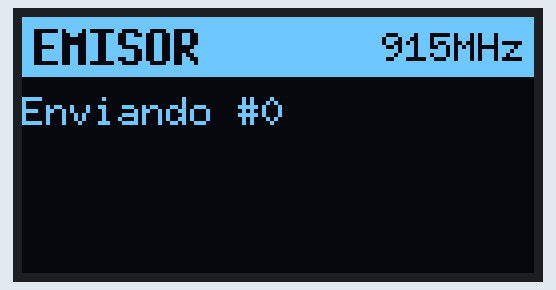
This sketch was run on a simulated ESP32. Parts: 128×64 one-colour display. No radio packets arrive unless stated; what the sketch prints to the serial monitor is not drawn.

Above: at 0.7 s.
At 5.9 s:
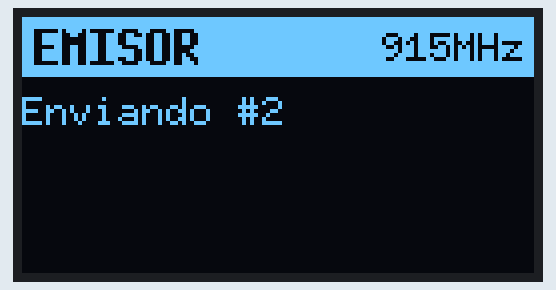
At 11.1 s:
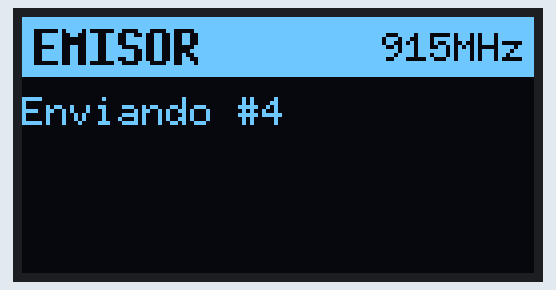
At 19.0 s:
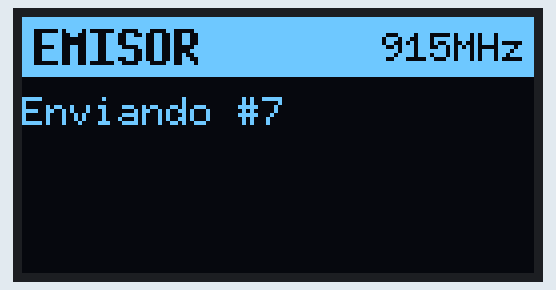
At 26.8 s:
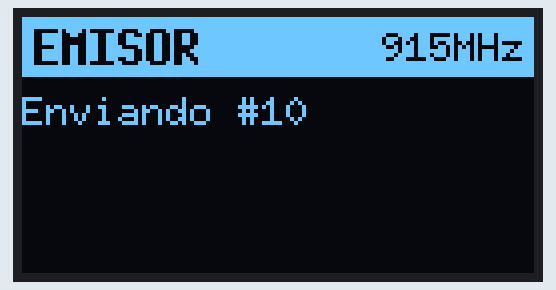
At 37.2 s:
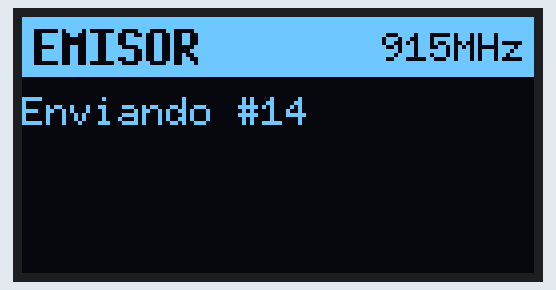

The sketch:

LoRa_Prueba.ino
```cpp
// Prueba de enlace LoRa con OLED y ECO - ESP32 + SX1276 (clon Heltec WiFi LoRa 32 V2 / TTGO LoRa32 V1)
// Librerias requeridas (Administrador de bibliotecas):
//   - "LoRa" de Sandeep Mistry
//   - "U8g2" de oliver
//
// Cargar con MODO_EMISOR = true en una placa y false en la otra.
// La pantalla OLED indica el rol (EMISOR / RECEPTOR) en el encabezado.
//
// ECO: el receptor responde cada paquete con "ECO:<mensaje>".
//      El emisor espera ese eco y muestra si llego (y cuanto tardo).

#include <SPI.h>
#include <LoRa.h>
#include <U8g2lib.h>

#define MODO_EMISOR true     // true = emisor, false = receptor
#define FRECUENCIA  915E6    // 863~928 MHz -> 915 MHz (México/América)
#define TIMEOUT_ECO 1500     // ms que espera el emisor por el eco

// Pines SX1276
#define LORA_SCK   5
#define LORA_MISO  19
#define LORA_MOSI  27
#define LORA_SS    18
#define LORA_RST   14
#define LORA_DIO0  26

// Pines OLED SSD1306 (I2C)
#define OLED_SDA   4
#define OLED_SCL   15
#define OLED_RST   16

U8G2_SSD1306_128X64_NONAME_F_HW_I2C oled(U8G2_R0, OLED_RST, OLED_SCL, OLED_SDA);

#if MODO_EMISOR
const char* ROL = "EMISOR";
#else
const char* ROL = "RECEPTOR";
#endif

int contador = 0;       // paquetes enviados (emisor) o recibidos (receptor)
int ecosOk = 0;         // solo emisor: ecos recibidos correctamente

// Dibuja la pantalla: encabezado con el rol + hasta 4 lineas de texto
void pantalla(const char* l1, const char* l2 = "", const char* l3 = "", const char* l4 = "") {
  oled.clearBuffer();

  // Encabezado invertido con el rol y la frecuencia
  oled.setDrawColor(1);
  oled.drawBox(0, 0, 128, 15);
  oled.setDrawColor(0);
  oled.setFont(u8g2_font_7x13B_tr);
  oled.drawStr(3, 12, ROL);
  oled.setFont(u8g2_font_6x10_tf);
  oled.drawStr(128 - 6 * 6 - 2, 11, "915MHz");

  // Cuerpo
  oled.setDrawColor(1);
  oled.drawStr(0, 27, l1);
  oled.drawStr(0, 38, l2);
  oled.drawStr(0, 49, l3);
  oled.drawStr(0, 60, l4);

  oled.sendBuffer();
}

void setup() {
  Serial.begin(115200);
  delay(500);
  Serial.println(MODO_EMISOR ? "== EMISOR LoRa ==" : "== RECEPTOR LoRa ==");

  oled.begin();
  pantalla("Iniciando LoRa...");

  SPI.begin(LORA_SCK, LORA_MISO, LORA_MOSI, LORA_SS);
  LoRa.setPins(LORA_SS, LORA_RST, LORA_DIO0);

  if (!LoRa.begin(FRECUENCIA)) {
    Serial.println("ERROR: no se pudo iniciar LoRa. Revisa pines/antena.");
    pantalla("ERROR LoRa", "Revisa pines", "y antena");
    while (true) delay(1000);
  }

  // Parametros que deben ser IGUALES en ambas placas
  LoRa.setSpreadingFactor(7);
  LoRa.setSignalBandwidth(125E3);
  LoRa.setSyncWord(0x12);

  Serial.println("LoRa OK");
#if MODO_EMISOR
  pantalla("LoRa OK", "Listo para enviar");
#else
  pantalla("LoRa OK", "Esperando paquetes...");
#endif
}

void loop() {
  char b1[32], b2[32], b3[32], b4[32];

#if MODO_EMISOR
  // ---- Enviar ----
  String texto = "Hola CanSat #" + String(contador);
  Serial.print("Enviando: ");
  Serial.println(texto);

  snprintf(b1, sizeof(b1), "Enviando #%d", contador);
  pantalla(b1);

  LoRa.beginPacket();
  LoRa.print(texto);
  LoRa.endPacket();
  unsigned long t0 = millis();

  // ---- Esperar eco ----
  bool eco = false;
  int rssi = 0;
  float snr = 0;
  unsigned long rtt = 0;
  String esperado = "ECO:" + texto;

  while (millis() - t0 < TIMEOUT_ECO) {
    if (LoRa.parsePacket()) {
      String r = "";
      while (LoRa.available()) r += (char)LoRa.read();
      if (r == esperado) {
        rtt = millis() - t0;
        rssi = LoRa.packetRssi();
        snr = LoRa.packetSnr();
        eco = true;
        break;
      }
    }
  }

  contador++;
  snprintf(b1, sizeof(b1), "Paquete #%d", contador - 1);
  if (eco) {
    ecosOk++;
    snprintf(b2, sizeof(b2), "ECO OK  RTT:%lums", rtt);
    snprintf(b3, sizeof(b3), "RSSI:%d SNR:%.1f", rssi, snr);
    Serial.print("Eco OK  RTT: ");
    Serial.print(rtt);
    Serial.print(" ms  RSSI: ");
    Serial.print(rssi);
    Serial.print(" dBm  SNR: ");
    Serial.println(snr);
  } else {
    snprintf(b2, sizeof(b2), "SIN ECO!");
    snprintf(b3, sizeof(b3), "Timeout %d ms", TIMEOUT_ECO);
    Serial.println("SIN ECO (timeout)");
  }
  snprintf(b4, sizeof(b4), "Ecos: %d/%d", ecosOk, contador);
  pantalla(b1, b2, b3, b4);

  delay(1000);
#else
  int tam = LoRa.parsePacket();
  if (tam) {
    String msg = "";
    while (LoRa.available()) msg += (char)LoRa.read();
    int rssi = LoRa.packetRssi();
    float snr = LoRa.packetSnr();
    contador++;

    Serial.print("Recibido: '");
    Serial.print(msg);
    Serial.print("'  RSSI: ");
    Serial.print(rssi);
    Serial.print(" dBm  SNR: ");
    Serial.println(snr);

    // Responder con el eco (pequena pausa para que el emisor pase a escuchar)
    delay(100);
    LoRa.beginPacket();
    LoRa.print("ECO:");
    LoRa.print(msg);
    LoRa.endPacket();
    Serial.println("Eco enviado");

    snprintf(b1, sizeof(b1), "%.20s", msg.c_str());
    snprintf(b2, sizeof(b2), "RSSI: %d dBm", rssi);
    snprintf(b3, sizeof(b3), "SNR : %.1f dB", snr);
    snprintf(b4, sizeof(b4), "Recibidos:%d eco>OK", contador);
    pantalla(b1, b2, b3, b4);
  }
#endif
}
```

Measured:
- what the display in image 0 shows lasts 1.6 s, from 0.6 s to 2.2 s
